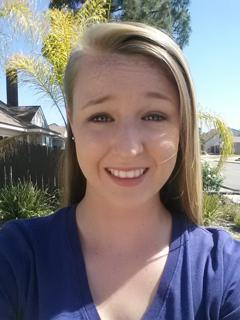
#> input picture mySolution/data/train/1017.jpg, 240 x 320 px; its folder holds only this picture in this run
$ jupyter execute --allow-errors version0.ipynb   (shell and % lines are left out)   (older library calls are emulated)
#> lines starting #> are read from the running program, lines starting #| are printed output that depends on the picture
#> further down, img is the input picture: shape (320, 240, 3); mean R, G, B 128.7, 122.4, 123.5
<a href="https://colab.research.google.com/github/nina1603/InternshipTestTask/blob/master/mySolution/version0.ipynb" target="_parent"></a>

[cell 1]
import os

import sys
sys.path.append('/content/drive/My Drive/Colab Notebooks')

import numpy as np
import pandas as pd
import matplotlib.pyplot as plt
from PIL import Image

from glob import glob

[cell 2]
import matplotlib.pyplot as plt


def show_img_with_mask(img, mask, figsize=(14, 8)):
    """Shows image and mask.

    Parameters
    ----------
    img : np.ndarray
        Image.
    mask : np.ndarray
        Mask.
    figsize : tuple of 2 int, optional (default=(14, 8))
        Figure size.

    """
#> called with figsize = (14, 8)
    f, (ax1, ax2) = plt.subplots(1, 2, figsize=figsize)
    ax1.imshow(img)
    ax2.imshow(mask)
    ax1.axis("off")
    ax2.axis("off")
    plt.show()
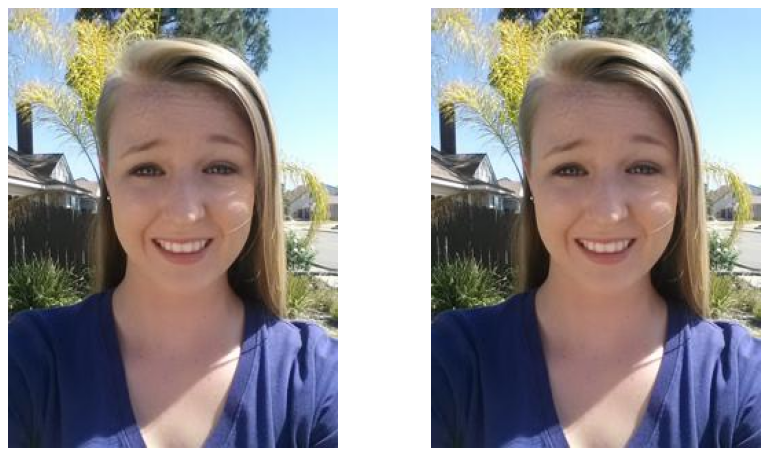
#> figure drawn by matplotlib, 2 panels
#| (320, 240, 3)

[cell 3]
import numpy as np


EPS = 1e-10


def dice(true, pred):
    """Dice score.

    Parameters
    ----------
    true : np.ndarray, 2d
         Ground truth mask that consists of 2 unique values: 0 - denotes background,
         1 - denotes object.
    pred : np.ndarray, 2d
         Predicted mask that consists of 2 unique values: 0 - denotes background,
         1 - denotes object.

    Returns
    -------
    float from 0 to 1
        Dice score. The greater the value of dice score the better.

    Notes
    -----
    Masks should contains only 2 unique values, one of them must be 0, another value, that denotes
    object, could be different from 1 (for example 255).

    """
    true = true.astype(bool)
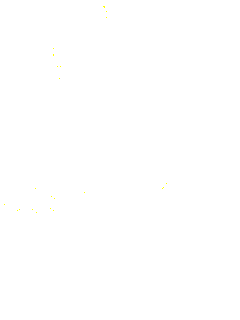
#> true: shape (320, 240, 3) bool; mean of channels 0, 1, 2 1, 1, 1; drawn as R, G, B
    pred = pred.astype(bool)
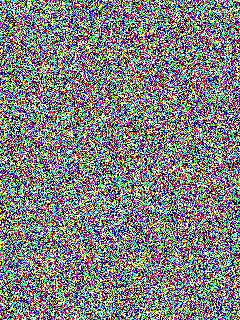
#> pred: shape (320, 240, 3) bool; mean of channels 0, 1, 2 0.499, 0.502, 0.502; drawn as R, G, B

    intersection = (true & pred).sum()
#> intersection = 115448
    im_sum = true.sum() + pred.sum()
#> im_sum = 345837

    return 2.0 * intersection / (im_sum + EPS)


def get_dice(true, pred):
    """Mean dice score.

    Parameters
    ----------
    true : list[np.ndarray] or np.ndarray
         List of ground truth masks or one mask that consists of 2 unique values:
         0 - denotes background, 1 - denotes object.
    pred : list[np.ndarray] or np.ndarray
         List of predicted masks or one mask that consists of 2 unique values:
         0 - denotes background, 1 - denotes object.

    Returns
    -------
    float from 0 to 1
        Dice score or mean dice score in case then lists of masks are passed.
        The greater the value of dice score the better.

    Notes
    -----
    Masks should contains only 2 unique values, one of them must be 0, another value, that denotes
    object, could be different from 1 (for example 255).

    """
    assert type(true) == type(pred), "Types of true and pred should be the same."
    if isinstance(true, list):
        return np.mean([dice(t, p) for t, p in zip(true, pred)])
    elif isinstance(true, np.ndarray):
        return dice(true, pred)
    else:
        raise TypeError("Wrong type.")

[cell 4]
import os
import numpy as np

from glob import glob
from PIL import Image
from datetime import datetime


def generate_html(path_to_data):
    """Generates content of html file and saves it.

    Parameters
    ----------
    path_to_data : str
        Path to data with original images, predicted masks, and cropped according masks images.

    Returns
    -------
    str
        Content of html file.

    """
    html = "\n".join(["<!doctype html>", "<html>", "<head>",
                      "<meta http-equiv='Content-Type' content='text/html; charset=utf-8'>",
                      "<title>Визуализация результатов</title>", "</head>", "<body>",
                      "<table cellspacing='0' cellpadding='5'>"]) + "\n"
    paths_to_imgs = sorted(
        ["/".join(path.split("/")[-2:]) for path in glob(f"{path_to_data}/*_img.jpg")])
    paths_to_masks = sorted(
        ["/".join(path.split("/")[-2:]) for path in glob(f"{path_to_data}/*_pred_mask.png")])
    paths_to_crops = sorted(
        ["/".join(path.split("/")[-2:]) for path in glob(f"{path_to_data}/*_crop.png")])
    for ind, (path_to_img, path_to_mask, path_to_crop) in enumerate(zip(paths_to_imgs,
                                                                        paths_to_masks,
                                                                        paths_to_crops)):
        if not ind % 2:
            html += "<tr>\n"
        html += f"<td width='240' valign='top'><img src='{path_to_img}'"
        html += "alt='Something went wrong.'"
        html += f"height='320' title='Original image:\n{path_to_img}'></td>\n"
        html += f"<td width='240' valign='top'><img src='{path_to_mask}'"
        html += "alt='Something went wrong.'"
        html += "height='320' title='Predicted mask'></td>\n"
        html += f"<td width='240' valign='top'><img src='{path_to_crop}'"
        html += "alt='Something went wrong.'"
        html += "height='320' title='Cropped img according\npredicted mask'></td>\n"
        if not ind % 2:
            html += "<td width='100'></td>\n"
        else:
            html += "</tr>\n"
    date = datetime.today().strftime("%Y-%m-%d-%H.%M.%S")
    html += f"</table>\n<i>The page was generated at {date}</i></body>\n</html>"
    filename = os.path.basename(path_to_data) + ".html"
    path_to_save = os.path.dirname(path_to_data)
    with open(f"{path_to_save}/{filename}", "w") as f:
        f.write(html)

    return html


def get_html(paths_to_imgs, pred_masks, path_to_save="results/test"):
    """Generates html file and saves it.

    Parameters
    ----------
    paths_to_imgs : list[str]
        List of paths to original images.
    pred_masks : list[np.ndarray]
        Predicted masks.
    path_to_save : str
        Path to save source images to put them in html file. Html name is the same as name of the
        last folder on `path_to_save` and is saved on upper level.

    Returns
    -------
    str
        Content of html file.

    """
    paths_to_imgs = np.array(paths_to_imgs)
    pred_masks = np.array(pred_masks)

    if not os.path.exists(path_to_save):
        os.makedirs(path_to_save)

    order = np.argsort(paths_to_imgs)
    paths_to_imgs = paths_to_imgs[order]
    pred_masks = pred_masks[order]

    for path_to_img, pred_mask in zip(paths_to_imgs, pred_masks):
        img_id = path_to_img.split("/")[-1].split(".")[0]
        img = np.array(Image.open(path_to_img))
        Image.fromarray(img).save(f"{path_to_save}/{img_id}_img.jpg")
        Image.fromarray(pred_mask).save(f"{path_to_save}/{img_id}_pred_mask.png")
        crop_img = img.copy()
        crop_img[pred_mask == 0] = 0
        Image.fromarray(crop_img).save(f"{path_to_save}/{img_id}_crop.png")

    html = generate_html(path_to_save)

    return html

[cell 5]
import numpy as np


def encode_rle(mask):
    """Returns encoded mask (run length) as a string.

    Parameters
    ----------
    mask : np.ndarray, 2d
        Mask that consists of 2 unique values: 0 - denotes background, 1 - denotes object.

    Returns
    -------
    str
        Encoded mask.

    Notes
    -----
    Mask should contains only 2 unique values, one of them must be 0, another value, that denotes
    object, could be different from 1 (for example 255).

    """
    pixels = mask.flatten()
    pixels = np.concatenate([[0], pixels, [0]])
    runs = np.where(pixels[1:] != pixels[:-1])[0] + 1
    runs[1::2] -= runs[::2]

    return ' '.join(str(x) for x in runs)


# [25 lines left out: function decode_rle, not called in this run]

[cell 6]
from google.colab import drive
drive.mount('/content/drive/')
#!ls 'drive/My Drive/Colab Notebooks'

[cell 7]
#%cd 'drive/My Drive/Colab Notebooks/'

[cell 8]
#!unzip 'data.zip'
#!ls gdrive

# Задача

**Требуется:** предложить модель, сегментирующую человека на фотографии.

**Вход:** фотография 320x240x3.
**Выход:** маска человека 320x240.
**Метрика:** [Dice coefficient](https://en.wikipedia.org/wiki/S%C3%B8rensen%E2%80%93Dice_coefficient).


Данные представляют из себя набор фотографий человека и маски, определяющей положение человека на фотографии.
Доступные данные разделены на несколько папок:
- `train` содержит фотографии 320x240x3;
- `train_mask` содержит маски для фотографий из `train` 320x240;
- `valid` содержит фотографии 320x240x3;
- `valid_mask` содержит маски для фотографий из `valid` 320x240;
- `test` содержит фотографии 320x240x3.

Для лучшей модели требуется создать 2 файла, которые необходимы для валидации Вашего решения:
- сохраненные маски для картинок из `valid` в формате `pred_valid_template.csv`;
- html страницу с предсказанием модели для всех картинок из `test` и папку с используемыми картинками в этой html странице.

Также необходимо:
- подготовить код для проверки (докстринги, PEP8);
- создать отчет (можно прямо в ноутбуке) с описанием Вашего исследования, гипотез и т.п.

Примеры приведены ниже.

---

# Данные, метрики и доступные функции

Посмотрим на данные:

[cell 9]
#print(sys.path)
path = "data/train"
images = os.listdir(path)
ind = np.random.choice(images).split(".")[0]

img = np.array(Image.open(f"{path}/{ind}.jpg"))
mask = np.array(Image.open(f"{path}_mask/{ind}.png"))
#img[:,:,0] = np.fliplr(img[:,:,0])
#img[:,:,1] = np.fliplr(img[:,:,1])
#img[:,:,2] = np.fliplr(img[:,:,2])
show_img_with_mask(img, mask)
print(img.shape)

Пример подсчета метрики:

[cell 10]
random_mask = np.random.randint(low=0, high=2, size=mask.shape)
get_dice(mask, random_mask)
#> Out = 0.668

Можно для последовательности масок вычислить среднее значение метрики:

[cell 11]
random_masks_1 = [np.random.randint(low=0, high=2, size=mask.shape) for i in range(10)]
random_masks_2 = [np.random.randint(low=0, high=2, size=mask.shape) for i in range(10)]
get_dice(random_masks_1, random_masks_2)
#> Out = 0.5

Пример использования функций `encode_rle` и `decode_rle`:
1. Функция `encode_rle` используется для кодирования маски в строку для последующей записи в файл;
2. Функция `decode_rle` используется для восстановления маски по закодированной строке.

#> (a cell that did not finish here is left out)

Теперь восстановим маску:

#> (a cell that did not finish here is left out)

---

# Результаты

Пример файла для изображений из `data/valid`:
_Каждую предсказанную маску для изображения из `valid` необходимо закодировать и записать в показанный ниже файл, который служит примером, именно в таком виде нужно будет представить результат Вашего лучшего решения на данных из `valid`._

#> (a cell that did not finish here is left out)

Для данных из `test` требуется создать html страницу + картинки для нее.
Это можно сделать с помощью функции `get_html`, как показано ниже.

[cell 15]
paths_to_imgs = sorted(glob("data/valid/*"))
pred_masks = [np.array(Image.open(path)) for path in sorted(glob("data/valid_mask/*"))]

_ = get_html(paths_to_imgs, pred_masks, path_to_save="results/example")

В папке `results` создался файл `example.html` и папка `examples` с используемыми картинками.

Один из самых широко используемых методов сегментации это U-Net like нейронные сети. Поэтому я решила применить этот подход здесь.

[cell 16]
# sub-parts of the U-Net model

import torch
import torch.nn as nn
import torch.nn.functional as F


class double_conv(nn.Module):
    '''(conv => BN => ReLU) * 2'''
    def __init__(self, in_ch, out_ch):
        super(double_conv, self).__init__()
        self.conv = nn.Sequential(
            nn.Conv2d(in_ch, out_ch, 3, padding=1),
            nn.BatchNorm2d(out_ch),
            nn.ReLU(inplace=True),
            nn.Conv2d(out_ch, out_ch, 3, padding=1),
            nn.BatchNorm2d(out_ch),
            nn.ReLU(inplace=True)
        )

    def forward(self, x):
        x = self.conv(x)
        return x


class inconv(nn.Module):
    def __init__(self, in_ch, out_ch):
        super(inconv, self).__init__()
        self.conv = double_conv(in_ch, out_ch)

    def forward(self, x):
        x = self.conv(x)
        return x


class down(nn.Module):
    # [6 lines left out: function __init__, not called in this run]

    def forward(self, x):
        x = self.mpconv(x)
        return x


class up(nn.Module):
    # [29 lines left out: functions __init__, forward, not called in this run]


class outconv(nn.Module):
    def __init__(self, in_ch, out_ch):
        super(outconv, self).__init__()
        self.conv = nn.Conv2d(in_ch, out_ch, 1)

    def forward(self, x):
        x = self.conv(x)
        return x

# full assembly of the sub-parts to form the complete net

import torch.nn.functional as F

class UNet(nn.Module):
    def __init__(self, n_channels, n_classes):
        super(UNet, self).__init__()
        self.inc = inconv(n_channels, 64)
        self.down1 = down(64, 128)
        self.down2 = down(128, 256)
        self.down3 = down(256, 512)
        self.down4 = down(512, 512)
        self.up1 = up(1024, 256)
        self.up2 = up(512, 128)
        self.up3 = up(256, 64)
        self.up4 = up(128, 64)
        self.outc = outconv(64, n_classes)

    # [12 lines left out: function forward, not called in this run]

[cell 17]
import torch
import torch.backends.cudnn as cudnn
import torch.nn as nn
from torch import optim
from torch.autograd import Function, Variable
import random

class DiceCoeff(Function):
    """Dice coeff for individual examples"""

    # [43 lines left out: functions forward, backward, dice_coeff, get_square, not called in this run]

def split_img_into_squares(img):
    return get_square(img, 0), get_square(img, 1)

def hwc_to_chw(img):
    return np.transpose(img, axes=[2, 0, 1])

# [33 lines left out: functions resize_and_crop, batch, split_train_val, not called in this run]


def normalize(x):
    return x / 255

# [8 lines left out: function merge_masks, not called in this run]


def get_ids(dir):
    """Returns a list of the ids in the directory"""
    return (f[:-4] for f in os.listdir(dir))


def split_ids(ids, n=2):
    """Split each id in n, creating n tuples (id, k) for each id"""
    return ((id, i)  for id in ids for i in range(n))


# [148 lines left out: functions to_cropped_imgs, to_cropped_masks, get_imgs_and_masks, get_full_img_and_mask, eval_net, train_net, not called in this run]

#> (a cell that did not finish here is left out)

[cell 19]
from skimage.transform import resize

# [25 lines left out: function get_net_out, not called in this run]

#> (the rest of this cell did not finish here and is left out)

#> (a cell that did not finish here is left out)

#> (a cell that did not finish here is left out)

#> (a cell that did not finish here is left out)

#> (a cell that did not finish here is left out)

[cell 24]
paths_to_imgs = sorted(glob("data/test/*"))
#> paths_to_imgs = []
pred_masks = [np.array(Image.open(path)) for path in sorted(glob("data/test_mask/*"))]

_ = get_html(paths_to_imgs, pred_masks, path_to_save="test_out")

$ run again, on mySolution/data/train/187.jpg
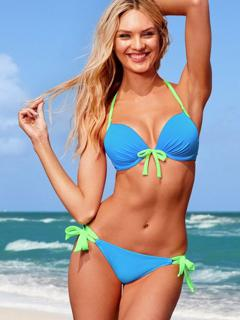
#> input picture mySolution/data/train/187.jpg, 240 x 320 px
#> img is the input picture: shape (320, 240, 3); mean R, G, B 160, 155.9, 160.9
#> in show_img_with_mask, `plt.show()`:
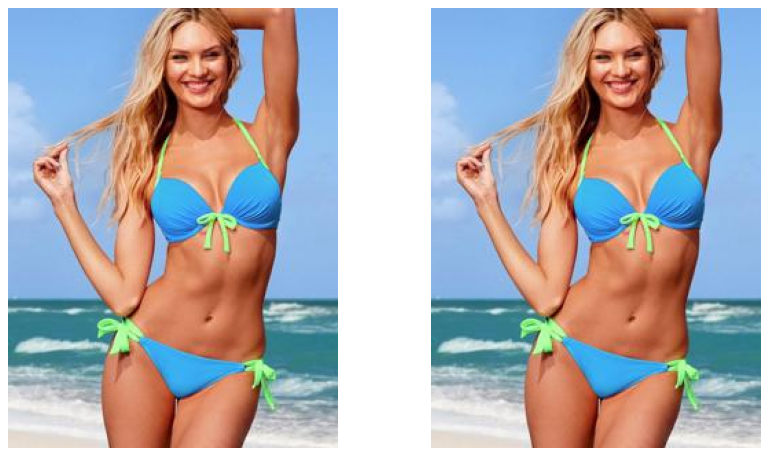
#> figure drawn by matplotlib, 2 panels
#| (320, 240, 3)
#> in dice, `true = true.astype(bool)`:
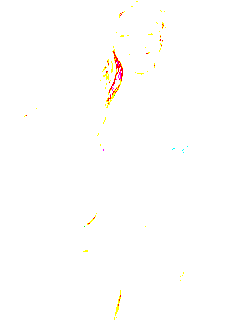
#> true: shape (320, 240, 3) bool; mean of channels 0, 1, 2 1, 0.998, 0.994; drawn as R, G, B
#> intersection = 115125
#> im_sum = 345190
#> `get_dice(mask, random_mask)`: Out = 0.667
#> `paths_to_imgs = sorted(glob("data/test/*"))`: paths_to_imgs = []

$ run again, on mySolution/data/train/207.jpg
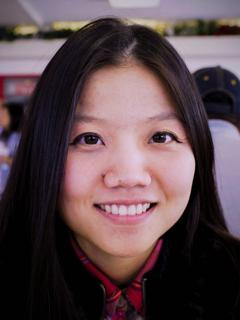
#> input picture mySolution/data/train/207.jpg, 240 x 320 px
#> img is the input picture: shape (320, 240, 3); mean R, G, B 89.7, 70.3, 75
#> in show_img_with_mask, `plt.show()`:
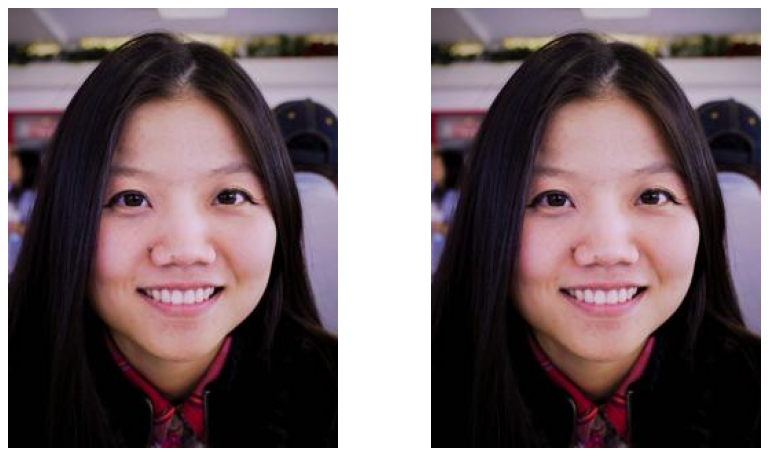
#> figure drawn by matplotlib, 2 panels
#| (320, 240, 3)
#> in dice, `true = true.astype(bool)`:
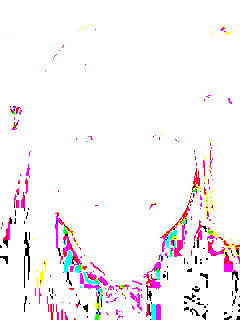
#> true: shape (320, 240, 3) bool; mean of channels 0, 1, 2 0.979, 0.952, 0.967; drawn as R, G, B
#> intersection = 111563
#> im_sum = 338057
#> `get_dice(mask, random_mask)`: Out = 0.66
#> `paths_to_imgs = sorted(glob("data/test/*"))`: paths_to_imgs = []

$ run again, on mySolution/data/train/277.jpg
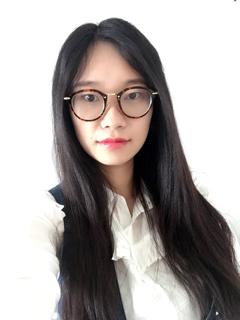
#> input picture mySolution/data/train/277.jpg, 240 x 320 px
#> img is the input picture: shape (320, 240, 3); mean R, G, B 171.5, 165.5, 163.6
#| (320, 240, 3)
#> in dice, `true = true.astype(bool)`:
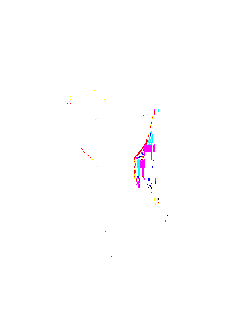
#> true: shape (320, 240, 3) bool; mean of channels 0, 1, 2 0.998, 0.996, 0.998; drawn as R, G, B
#> intersection = 115192
#> im_sum = 345315
#> `get_dice(mask, random_mask)`: Out = 0.667
#> `decoded_mask = decode_rle(rle_mask)`:
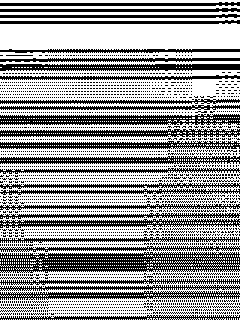
#> decoded_mask: shape (320, 240); values 0 (black) and 1 (white), 58.7% white; black in thin lines or dots
#> `paths_to_imgs = sorted(glob("data/test/*"))`: paths_to_imgs = []

$ run again, on mySolution/data/train/1099.jpg
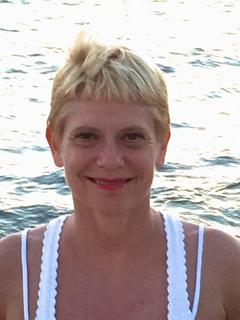
#> input picture mySolution/data/train/1099.jpg, 240 x 320 px
#> img is the input picture: shape (320, 240, 3); mean R, G, B 182.2, 168.5, 168.1
#> in show_img_with_mask, `plt.show()`:
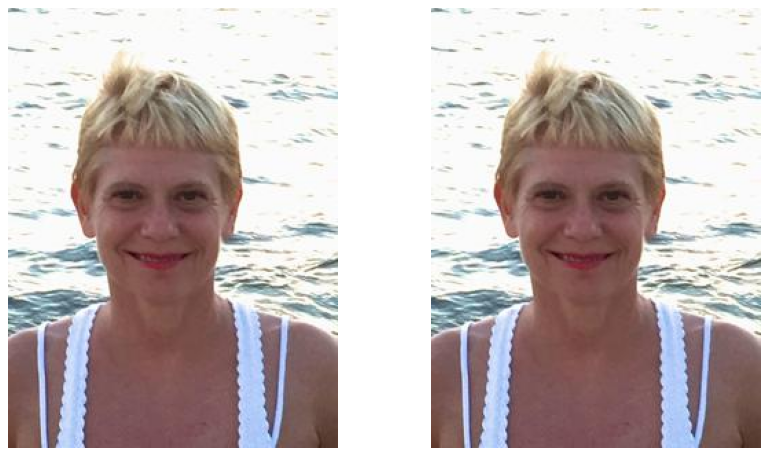
#> figure drawn by matplotlib, 2 panels
#| (320, 240, 3)
#> intersection = 115460
#> im_sum = 345860
#> `get_dice(mask, random_mask)`: Out = 0.668
#> `paths_to_imgs = sorted(glob("data/test/*"))`: paths_to_imgs = []
